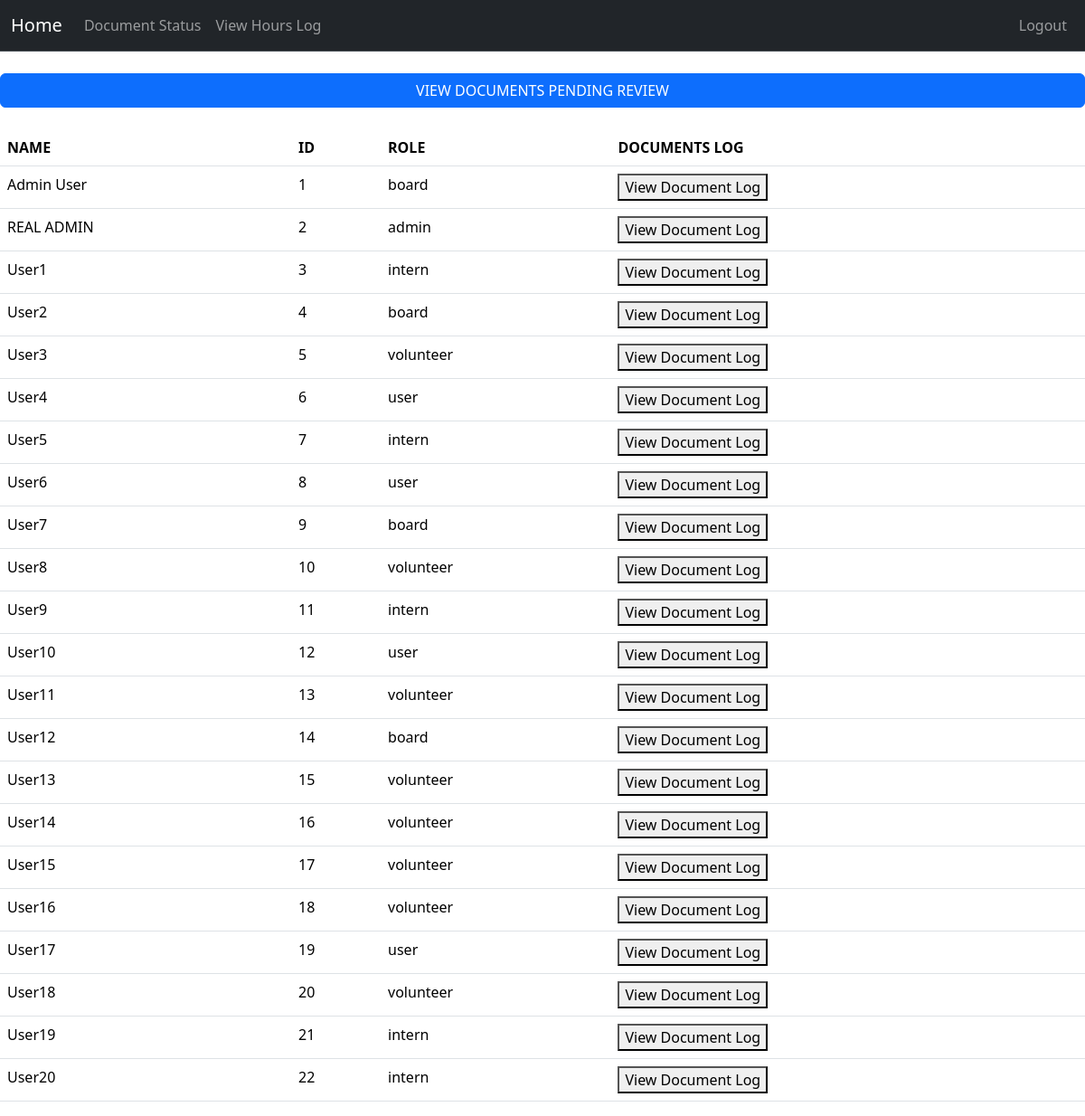
The app's page /documents/status (signed in), older data.
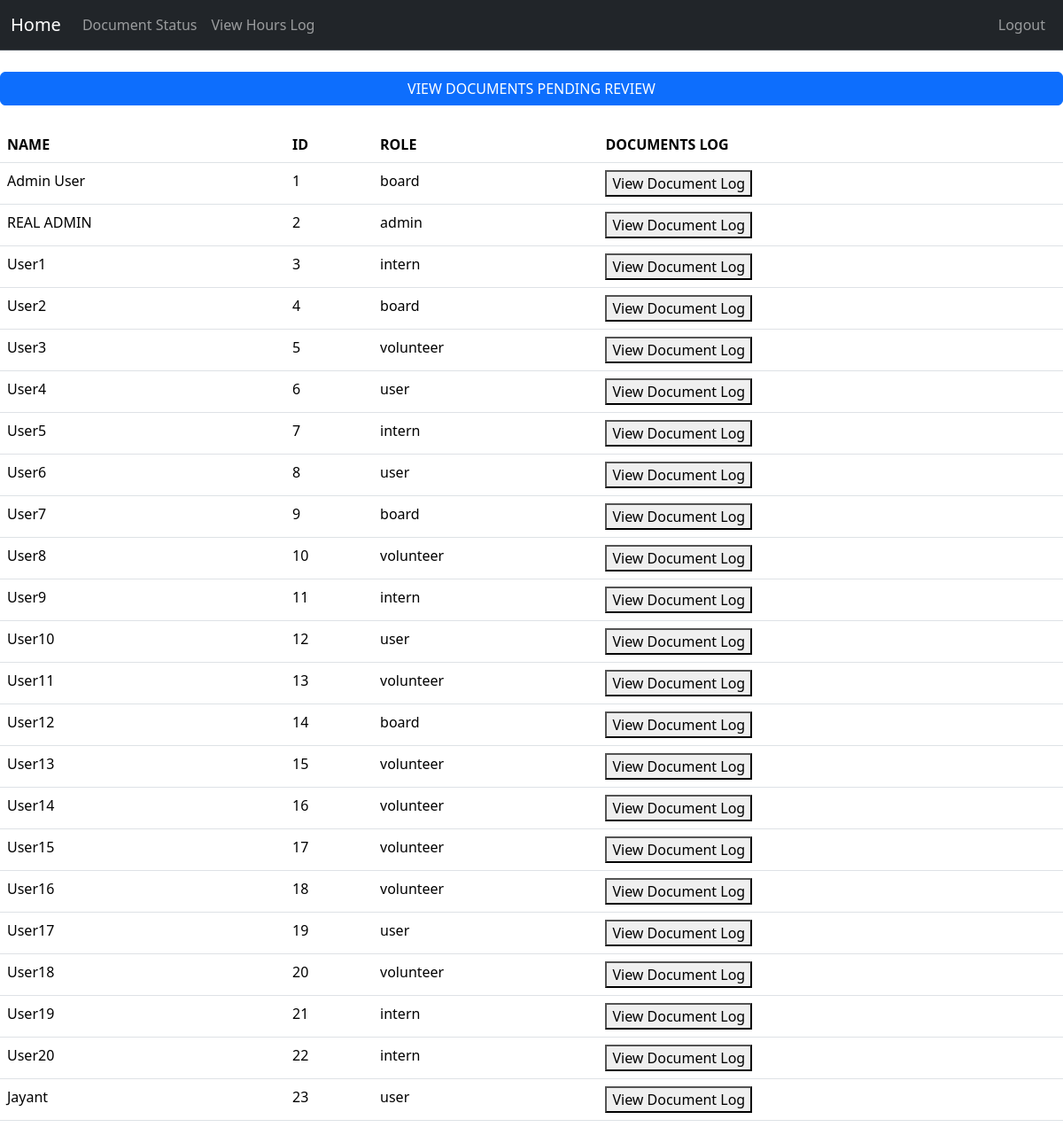
The same page, newer data.
### project/models.py (models this page shows, shortened)
class User(db.Model, UserMixin):
    __tablename__ = 'users'
    id: Mapped[int] = mapped_column(primary_key=True)
    name: Mapped[str] = mapped_column()
    email: Mapped[str] = mapped_column(unique=True)
    password_hash: Mapped[str] = mapped_column(db.String(128))
    role: Mapped[str] = mapped_column(default="user")  # "user", "volunteer", " intern", "board"
    hours: Mapped[List["Hours"]] = relationship("Hours", back_populates="user", cascade="all, delete-orphan")
    documents: Mapped[List["Document"]] = relationship("Document", back_populates="user", cascade="all, delete-orphan")

### app.py (the view, shortened to what this page needs)
@app.route("/documents/status", methods = ["GET", "POST"])
@login_required
@permission_required('volunteer')
def document_status():
    if current_user.role in ['volunteer', 'intern']:
        documents = Document.query.filter_by(user_id=current_user.id).all()
        return render_template("document_status_list.html", documents=documents, role=current_user.role)
    else:  # board or admin
        documents = Document.query.all()
        users = User.query.all()
        return render_template("document_status_list.html", documents=documents, users=users, role=current_user.role)

### project/models.py (called while the page is built)
@login_manager.user_loader
def load_user(user_id):
    return User.query.get(user_id)

### project/templates/document_status_list.html (shortened to what this page needs)
{% extends "base.html" %}
{% block content %}
    {% if role != "admin" and role != "board" %}
        <div id="Auth_Page">
            <div id="Alignment">
                <h3>Upload Documents</h3>
                <div id="Inner_Content">
                <form action="/documents/status" method="POST" enctype="multipart/form-data">
                    <div>
                    <label for="description"><b>File Description</b></label>
                    <input
                        class="form-control"
                        type="text"
                        name="description"
                        id="description"
                        placeholder="Enter file description"
                        required
                    >
                    </div>
                    <div>
                    <label for="formFileMultiple"><b>Upload your documents below!</b></label>
                    <input
                        class="form-control"
                        type="file"
                        name="file"
                        id="formFileMultiple"
                        required
                        multiple
                    >
                    </div>
                    <div>
                    <input class="btn btn-primary" type="submit" value="Upload">
                    </div>
                    <div>
                        <a class="btn btn-success" href="{{ url_for('specific_log_document') }}">VIEW DOCUMENTS UPLOADED</a>
                    </div>
                </form>
                {% if justTriedUpload %}
                    {% if allGood %}
                    <div class="alert alert-success" role="alert" style="margin-top: 15px;">
                        {{ msg }}
                    </div>
                    {% else %}
                    <div class="alert alert-warning" role="alert" style="margin-top: 15px;">
                        {{ msg }}
                    </div>
                    {% endif %}
                {% endif %}
                </div>
            </div>
        </div>
    {% else %}
        <br>
        <div class="d-grid gap-2">
            <button class="btn btn-primary" type="submit"><a class="nav-link" href="{{ url_for('pending_documents') }}">VIEW DOCUMENTS PENDING REVIEW</a></button>
        </div>
        <br>
        <table class="table table-hover">
        <thead>
            <tr>
            <th scope="col">NAME</th>
            <th scope="col">ID</th>
            <th scope="col">ROLE</th>
            <th scope="col">DOCUMENTS LOG</th>
            </tr>
        </thead>
        <tbody>
        {% for user in users %}
            {% set log_num = loop.index %}
            <form action="{{ url_for('specific_log_document') }}" method="get" style="display:inline;">
                <tr>
                <td><span class="id">{{ user.name }}</span></td>
                <td><span class="id">{{ user.id }}</span></td>
                <td><span class="role">{{ user.role }}</span></td>
                <td><button type="submit">View Document Log</button></td>
                </tr>
            </form>
        {% endfor %}
        </tbody>
        </table>
    {% endif %}
{% endblock %}

Row changes from the older to the newer data that the page shows:
added User: name "Jayant", id "23", role "user"
